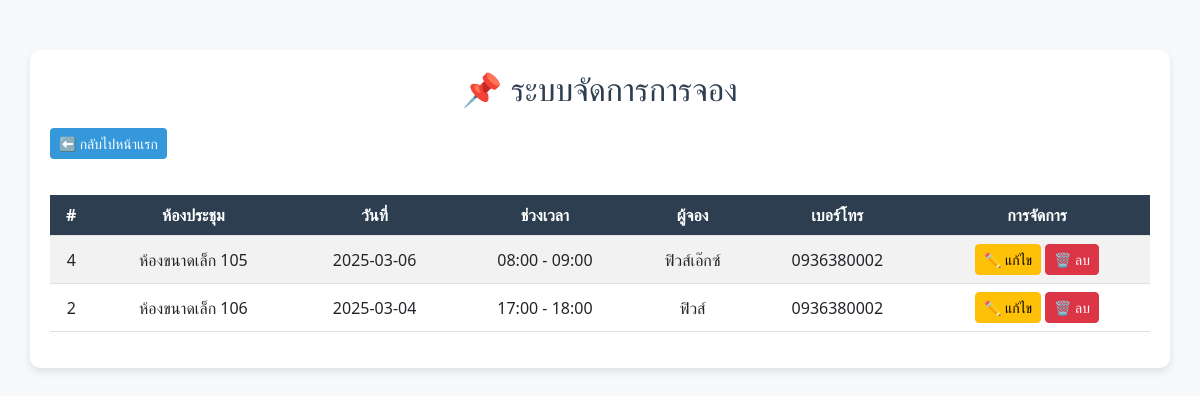
The app's page /admin.php, older data.
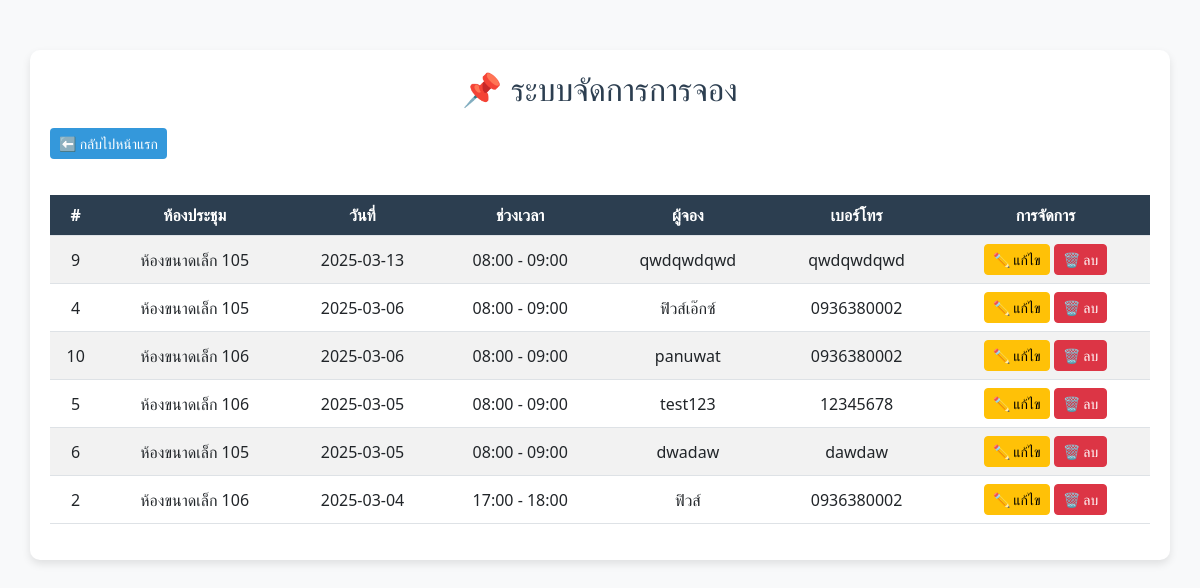
The same page, newer data.
### tables this page shows
CREATE TABLE `bookings` (
  `id` int(11) NOT NULL,
  `room_id` int(11) DEFAULT NULL,
  `customer_name` varchar(255) NOT NULL,
  `customer_phone` varchar(20) NOT NULL,
  `customer_department` varchar(255) NOT NULL,
  `booking_date` date NOT NULL,
  `time_slot` varchar(50) NOT NULL
);

CREATE TABLE `rooms` (
  `id` int(11) NOT NULL,
  `name` varchar(255) NOT NULL,
  `size` varchar(50) DEFAULT NULL,
  `equipment` text DEFAULT NULL,
  `image` varchar(255) DEFAULT NULL
);

### admin.php (the view, shortened to what this page needs)
<?php
include 'config/config.php';
$sql = "SELECT b.id, b.booking_date, b.time_slot, b.customer_name, b.customer_phone, r.name AS room_name
        FROM bookings b
        JOIN rooms r ON b.room_id = r.id
        ORDER BY b.booking_date DESC";
$result = $conn->query($sql);
?>
<!DOCTYPE html>
<html lang="th">
<head>
    <link rel="stylesheet" href="https://cdn.jsdelivr.net/npm/bootstrap@5.3.0/dist/css/bootstrap.min.css">
</head>
<body>
    <div class="container">
        <h2>📌 ระบบจัดการการจอง</h2>
        <a href="index.php" class="btn btn-back btn-sm">⬅ กลับไปหน้าแรก</a>
        <table class="table table-striped mt-3">
            <thead>
                <tr>
                    <th>#</th>
                    <th>ห้องประชุม</th>
                    <th>วันที่</th>
                    <th>ช่วงเวลา</th>
                    <th>ผู้จอง</th>
                    <th>เบอร์โทร</th>
                    <th>การจัดการ</th>
                </tr>
            </thead>
            <tbody>
                <?php while ($row = $result->fetch_assoc()) { ?>
                    <tr>
                        <td><?= $row['id']; ?></td>
                        <td><?= $row['room_name']; ?></td>
                        <td><?= $row['booking_date']; ?></td>
                        <td><?= $row['time_slot']; ?></td>
                        <td><?= $row['customer_name']; ?></td>
                        <td><?= $row['customer_phone']; ?></td>
                        <td>
                            <a href="edit_booking.php?id=<?= $row['id']; ?>" class="btn btn-warning btn-sm">✏ แก้ไข</a>
                            <a href="delete_booking.php?id=<?= $row['id']; ?>" class="btn btn-danger btn-sm" onclick="return confirm('ยืนยันการลบ?');">🗑 ลบ</a>
                        </td>
                    </tr>
                <?php } ?>
            </tbody>
        </table>
    </div>
</body>
</html>

Row changes from the older to the newer data that the page shows:
added bookings: id "9", room.name "ห้องขนาดเล็ก 105", booking_date "2025-03-13", time_slot "08:00 - 09:00", customer_name "qwdqwdqwd", customer_phone "qwdqwdqwd"
added bookings: id "10", room.name "ห้องขนาดเล็ก 106", booking_date "2025-03-06", time_slot "08:00 - 09:00", customer_name "panuwat", customer_phone "0936380002"
added bookings: id "5", room.name "ห้องขนาดเล็ก 106", booking_date "2025-03-05", time_slot "08:00 - 09:00", customer_name "test123", customer_phone "12345678"
added bookings: id "6", room.name "ห้องขนาดเล็ก 105", booking_date "2025-03-05", time_slot "08:00 - 09:00", customer_name "dwadaw", customer_phone "dawdaw"
